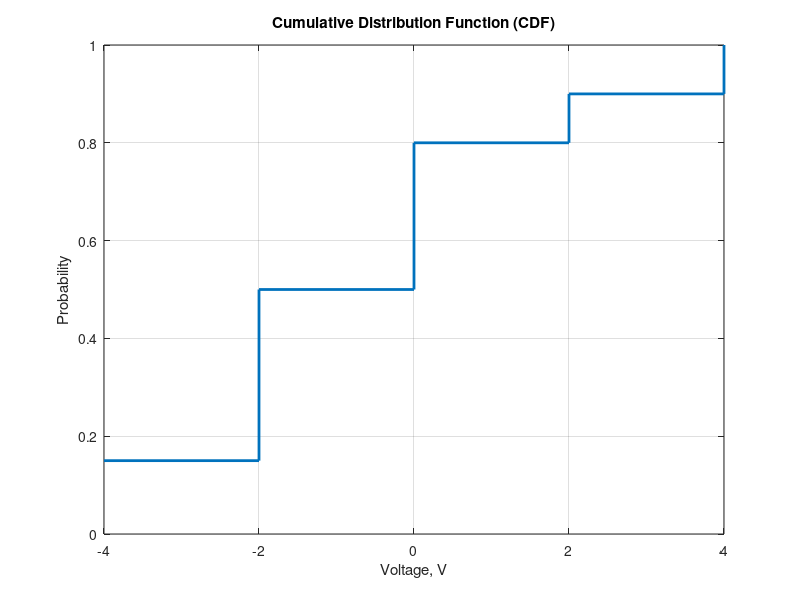

MATLAB code to generate this figure:
% Given data
x_values = [-4, -2, 0, 2, 4];
num_samples = [1500, 3500, 3000, 1000, 1000];

% Total number of samples
total_samples = sum(num_samples);

% Probability density function (pdf)
pdf = num_samples / total_samples;

% Cumulative Distribution Function (CDF)
cdf = cumsum(pdf);

% Plotting the CDF
figure;
stairs(x_values, cdf, 'LineWidth', 2);
title('Cumulative Distribution Function (CDF)');
xlabel('Voltage, V');
ylabel('Probability');
grid on;

% Q9. Probability that x < -1
prob_x_lt_minus_1 = cdf(x_values < -1);
disp(['The probability that x < -1 is ', num2str(prob_x_lt_minus_1(end))]);

% Q10. Probability that x < 3.5
prob_x_lt_3_5 = cdf(x_values < 3.5);
disp(['The probability that x < 3.5 is ', num2str(prob_x_lt_3_5(end))]);

% Q11. Probability that x < 6
prob_x_lt_6 = cdf(x_values < 6);
disp(['The probability that x < 6 is ', num2str(prob_x_lt_6(end))]);
